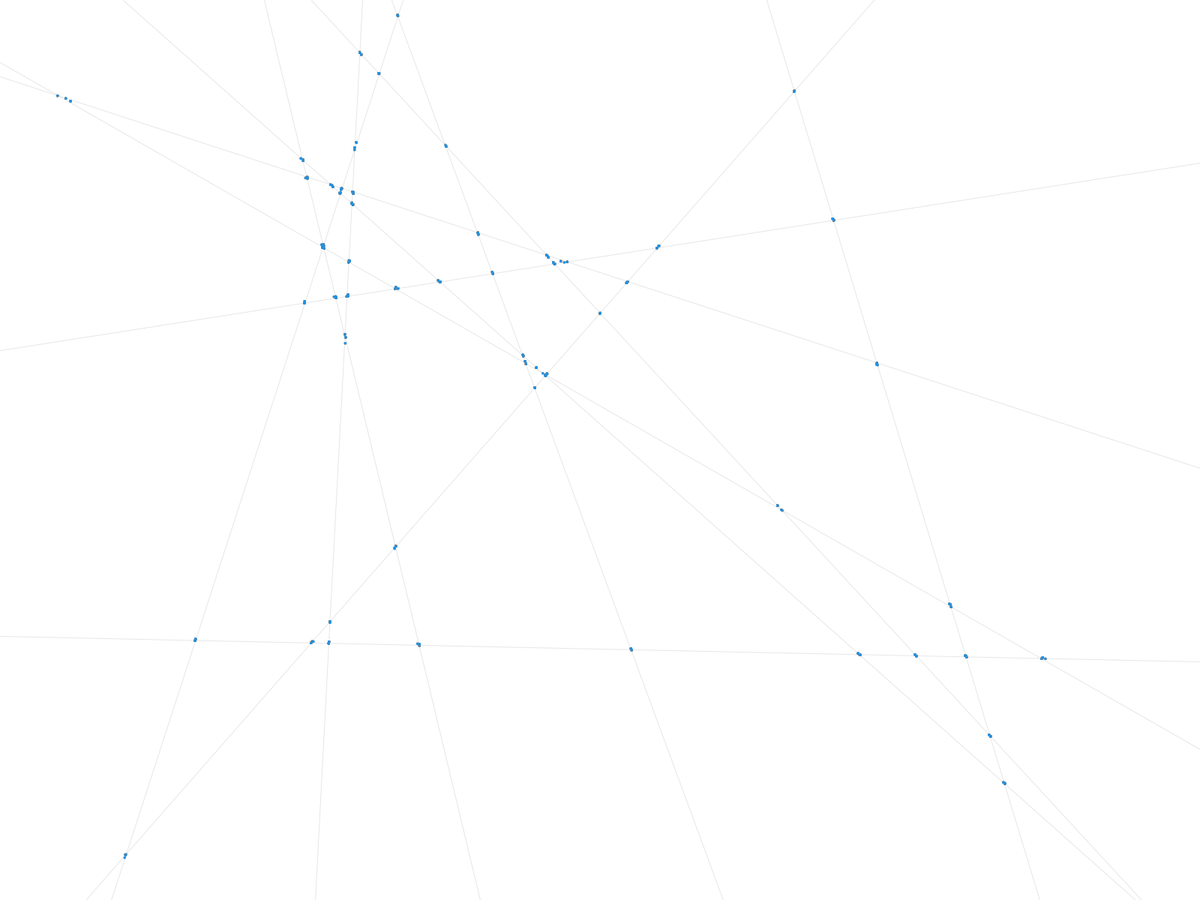
Frame 1 (no input)
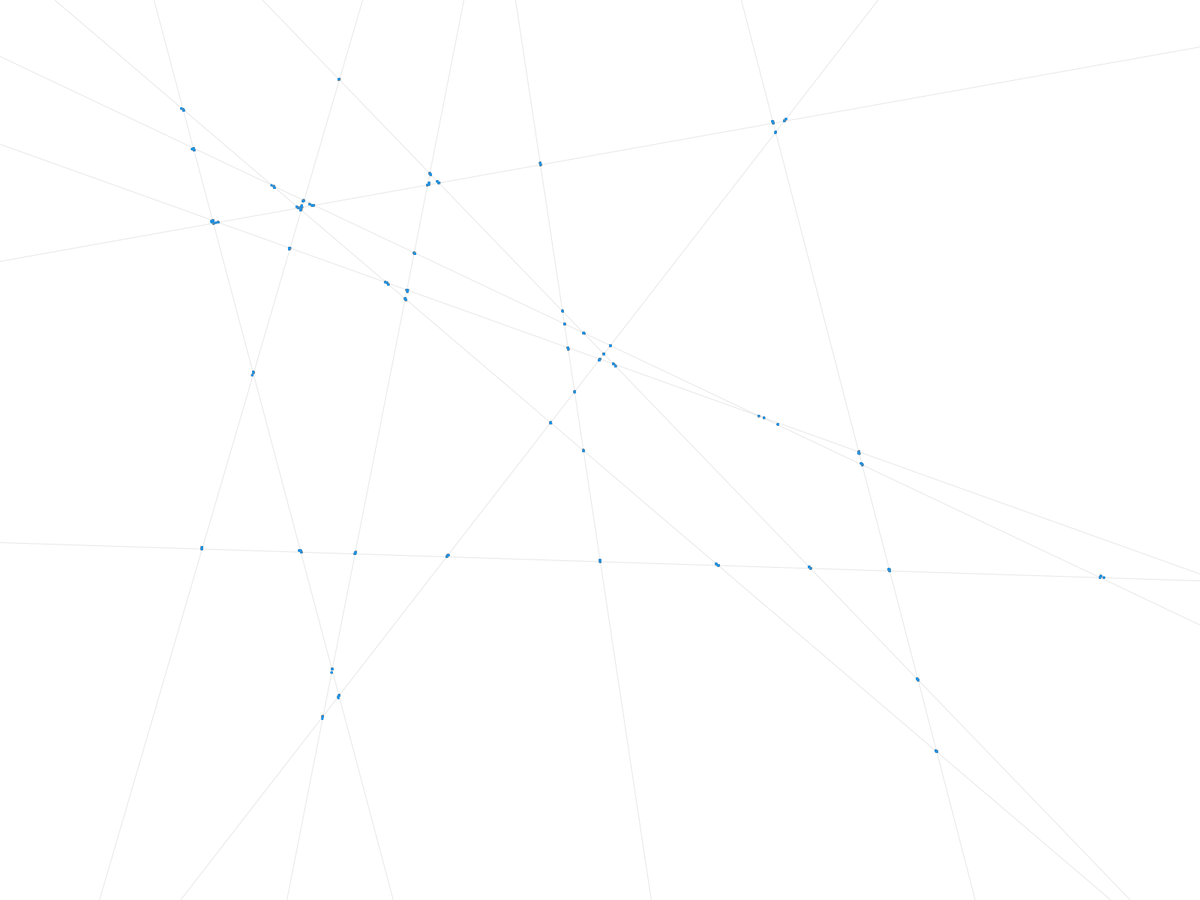
Frame 60 (the mouse pressed at the canvas centre just before this capture)
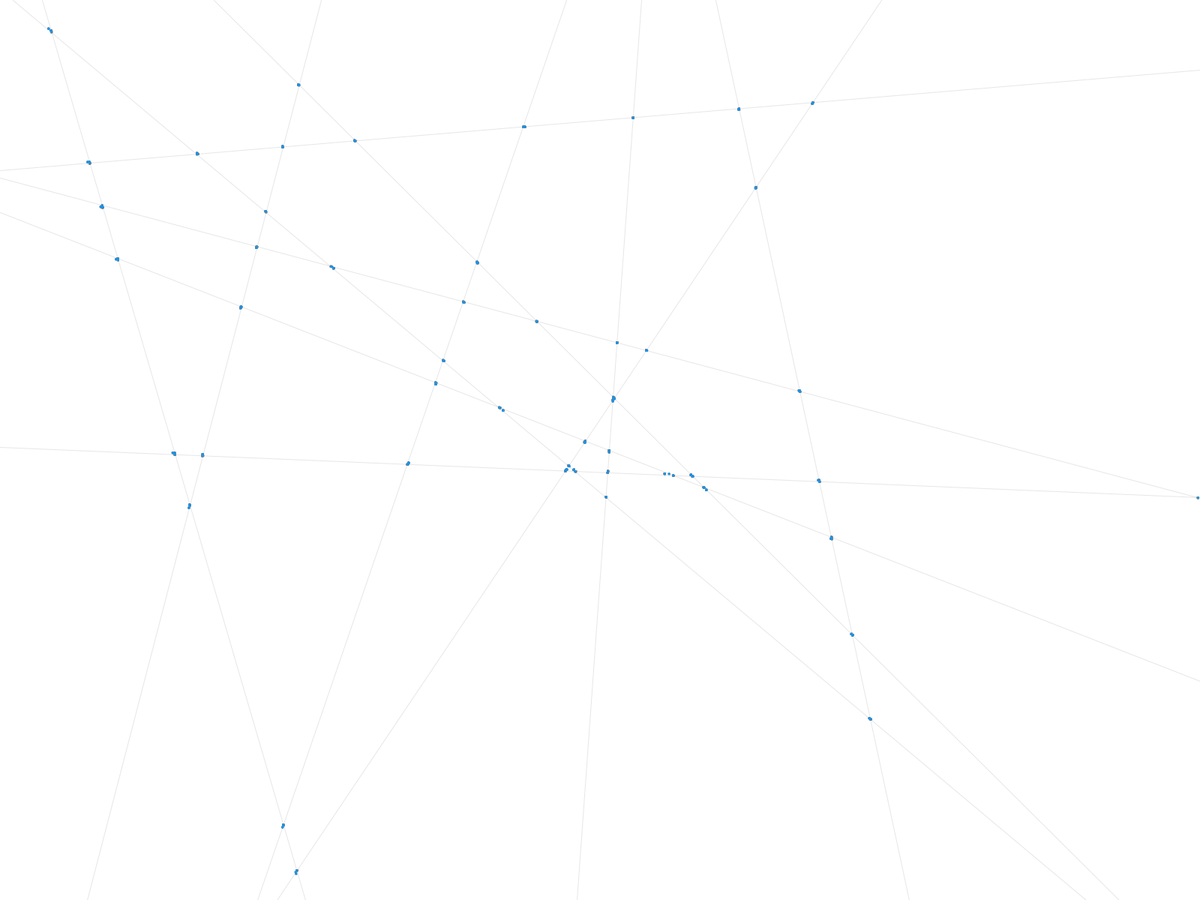
Frame 120 (the mouse held since frame 60 and released just before this capture)

The Processing sketch that drew these frames (run headless with seeded random() and noise(); from frame 60 on, the mouse is pressed at the canvas centre):

// Processing sketch: lineIntersection
// ── lineIntersection.pde
//ArrayList<Lines> horLines;
//ArrayList<Lines> verLines;
ArrayList<Lines> lines;

int numberOfLines = 12;
int speed = 3;

PVector vVel;
PVector hVel;


void setup() {
  fullScreen();
  stroke(125, 50);

   //horLines = new ArrayList <Lines>();
   //verLines = new ArrayList <Lines>();
   lines = new ArrayList <Lines>();
   
   
   for (int i = 0; i < numberOfLines; i++) {
     //horLines.add(new Lines(new PVector(0, random(height)), new PVector(width, random(height))));
     //verLines.add(new Lines(new PVector(random(width), 0), new PVector(random(width), height)));
     
     if (random(0, 1) < 0.5) {
       lines.add(new Lines(new PVector(0, random(height)), new PVector(width, random(height))));
     } else {
       lines.add(new Lines(new PVector(random(width), 0), new PVector(random(width), height)));
     }
      
   }
   
}




void draw() {
  background(255);
  
 // println
  for (int i = 0; i < numberOfLines; i++) {
    //horLines.get(i).display();
    //verLines.get(i).display();
    lines.get(i).display();
    
    //horLines.get(i).drift();
    //verLines.get(i).drift();
    lines.get(i).drift();
     
}
}


  
  
void keyPressed() {
  if (key == ' ') {

  }
}
// ── lineSetup.pde
class Lines {
  
  PVector start;
  PVector end;
  PVector loc;
  
  float startRise = random(-1, 1);
  float endRise = random(-1, 1);
  float startRun = random(-1, 1);
  float endRun = random(-1, 1);

  
  
  Lines(PVector startLocation, PVector endLocation) {
    start = startLocation;
    end = endLocation;
    
  }
  


  void display() {
    
    for (int i = 0; i < numberOfLines; i++) {
      Lines h = (Lines) lines.get(i);
      for (int j = 0; j < numberOfLines; j++) {
        Lines v = (Lines) lines.get(j);
        
        fill(0, 150, 255);
        if (h.cIntersect(v) != null) {
          ellipse(h.cIntersect(v).x, h.cIntersect(v).y, 3, 3);
        }
      }
    }
    line(start.x, start.y, end.x, end.y);
  }
  
  
    /* Code used from Jerome Herr's sketch "intersect" */
  PVector cIntersect(Lines c1) {
    float a = end.y - start.y;
    float b = start.x - end.x;
    float c = a * start.x + b * start.y;

    float a2 = c1.end.y - c1.start.y;
    float b2 = c1.start.x - c1.end.x;
    float c2 = a2 * c1.start.x + b2 * c1.start.y;

    float den = a * b2 - a2 * b;
    float x = (b2 * c - b * c2) / den;
    float y = (a * c2 - a2 * c) / den;
    
    if (den == 0) return null; 
    //IMPORTANT - RETURNING THE PVECTOR
    return loc = new PVector(x, y);
  }
  
  //PVector cIntersect(PVector p0, PVector p1, PVector p2, PVector p3) {
  //  float A1, B1, C1, A2, B2, C2, denominator;
  //  A1= p1.y-p0.y;
  //  B1 = p0.x - p1.x;
  //  C1 = A1 * p0.x + B1 * p0.y; 
  //  A2 = p3.y - p2.y;
  //  B2 = p2.x - p3.x; 
  //  C2 = A2 * p2.x + B2 * p2.y; 
  //  denominator = A1 * B2 - A2 * B1;
  //  float x =  (B2 * C1 - B1 * C2) / denominator;
  //  float y =  (A1 * C2 - A2 * C1) / denominator;
  //  //IMPORTANT - RETURNING THE PVECTOR
  //  return loc = new PVector(x, y);
  //

  
  

  void drift() {
    
    
    if ((start.x == 0) && (end.x == width)) {
    start.y = start.y + (speed * startRise);
    end.y = end.y + (speed * endRise);
    
      if(start.y < 0) {
        startRise *= -1;
      } else if (end.y < 0) {
        endRise *= -1;
      } else if (start.y > height) {
        startRise *= -1;
      } else if (end.y > height) {
        endRise *= -1;
      }
    
    } else if ((start.y == 0) && (end.y == height)) {
      start.x = start.x + (speed * startRun);
      end.x = end.x + (speed * endRun);
      
        if(start.x < 0) {
          startRun *= -1;
        } else if (end.x < 0) {
          endRun *= -1;
        } else if (start.x > width) {
          startRun *= -1;
        } else if (end.x > width) {
          endRun *= -1;
        }
    }
  }
}
